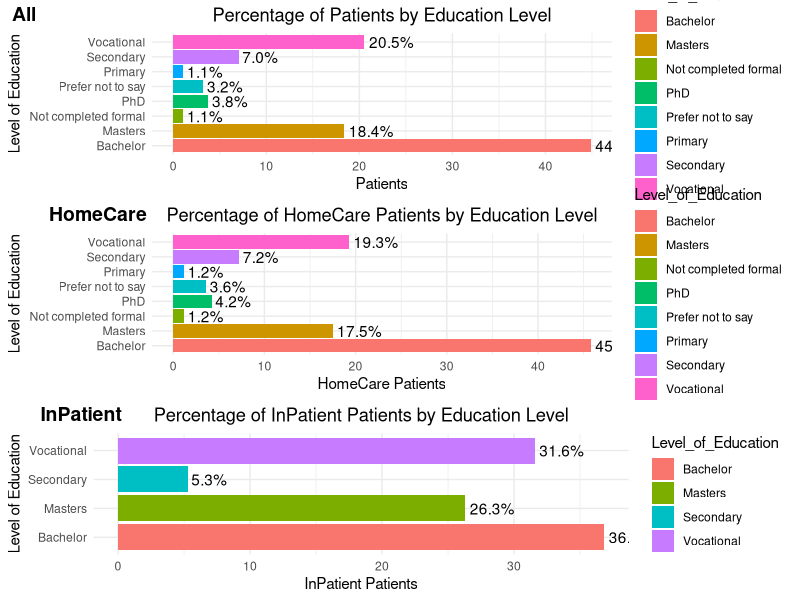
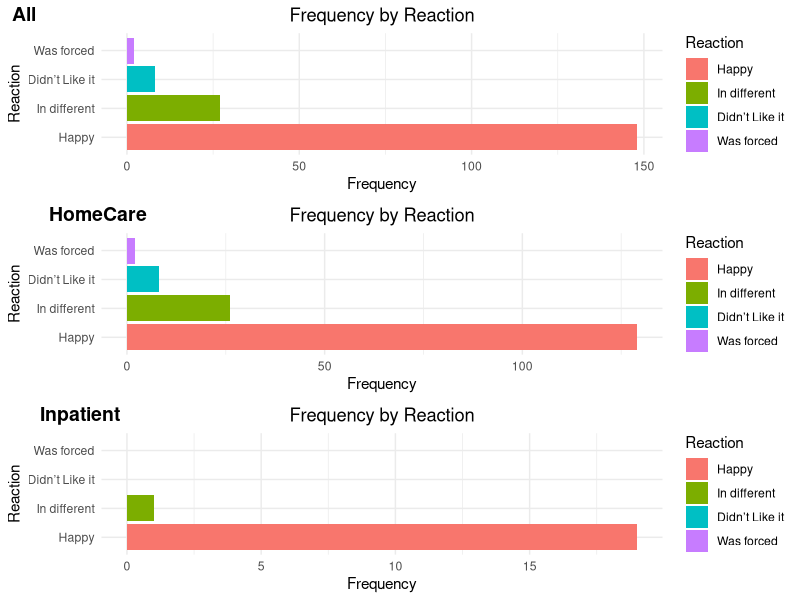
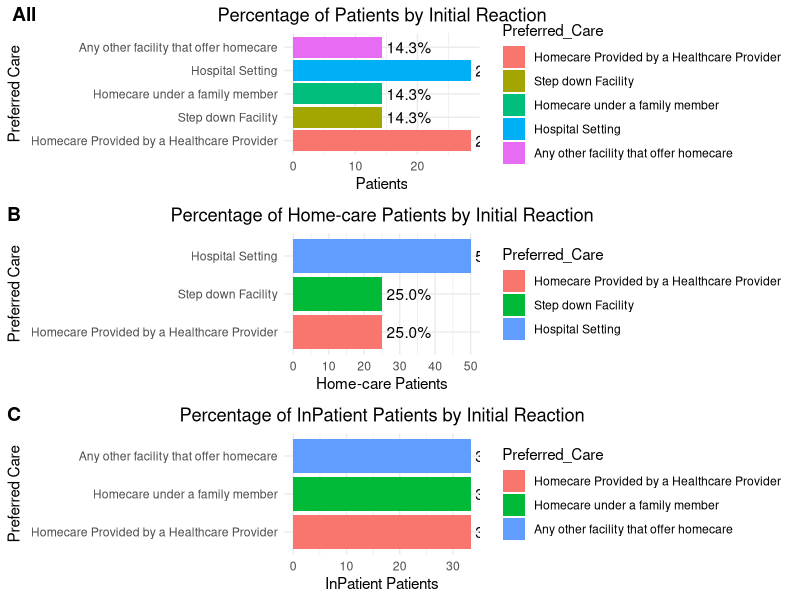
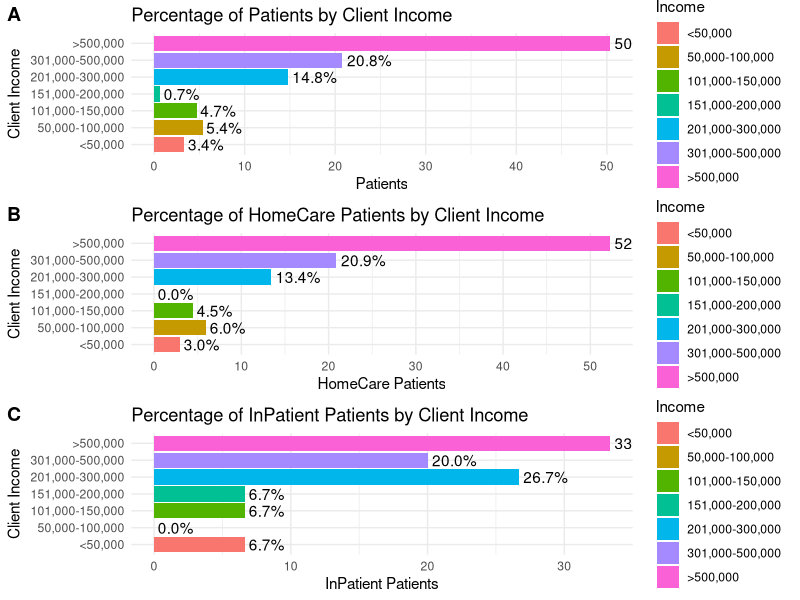
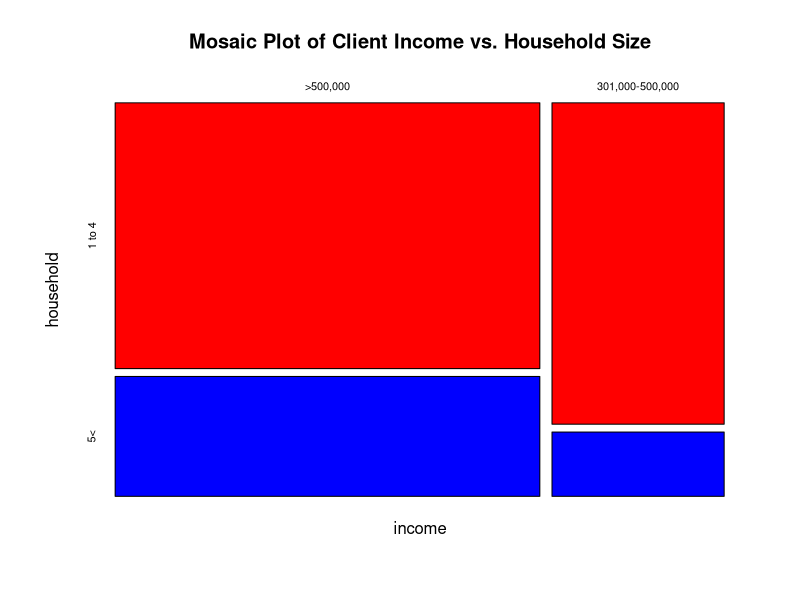
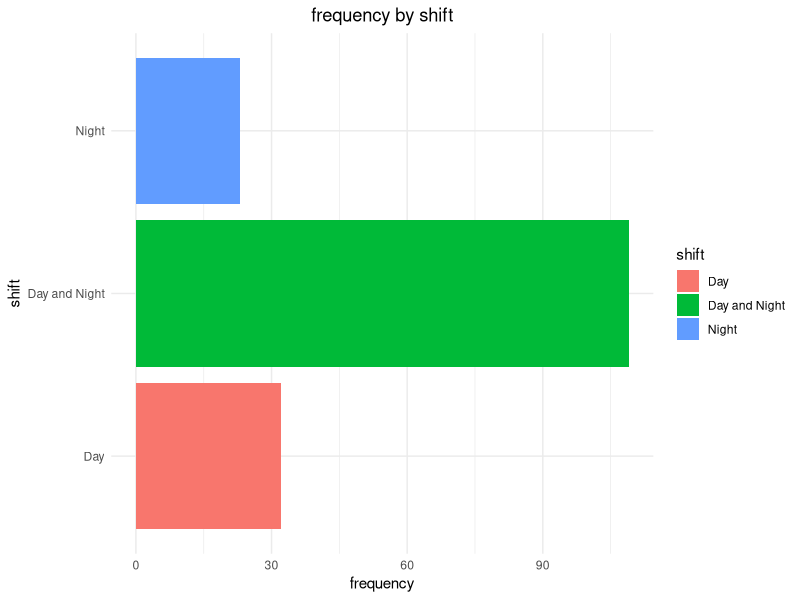
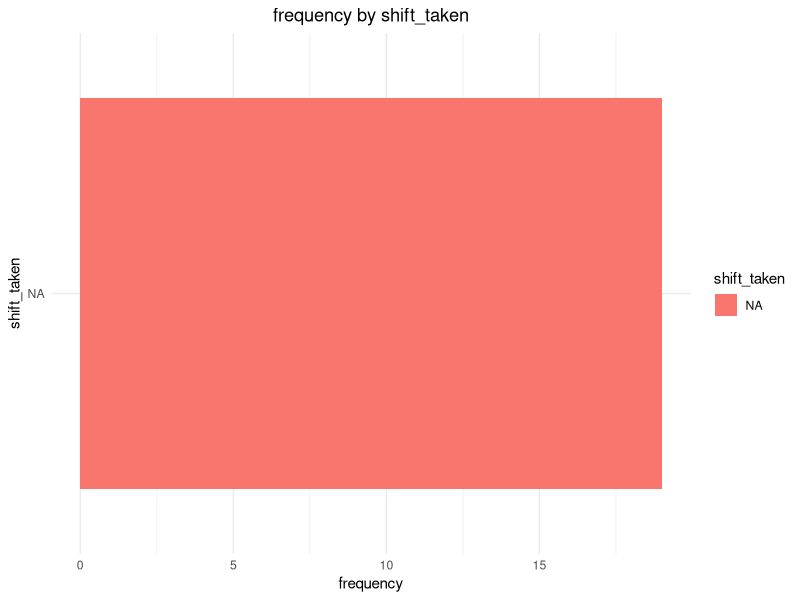

Reproduce these figures in R, in order.
## ---- chunk 1
knitr::opts_chunk$set(echo = TRUE)
## ---- chunk 2
library(readxl)
library(dplyr)
library(stringr)
library(ggplot2)
library(ggpubr)

Patient_Data <- read_excel("Task2_data.xlsx")
head(Patient_Data)
## ---- chunk 3
calculate_percentage <- function(data, column_name) {
  data <- as.data.frame(table(data[[column_name]]))
  data$Percentage = data$Freq / sum(data$Freq) * 100
  colnames(data) <- c("Level_of_Education", "Number_of_Patients", "Percentage")
  data <- data[order(data$Percentage), ]
  return(data)
}
## ---- chunk 4
#calculating percentage data
Education_data <- calculate_percentage(Patient_Data, "Client_Education")

Home_Care_Edu <- Patient_Data %>%
  filter(Facility_Type == "Home-care") %>%
  calculate_percentage("Client_Education")

In_patient_Edu <- Patient_Data %>%
  filter(Facility_Type == "Inpatient") %>%
  calculate_percentage("Client_Education")
## ---- chunk 5
#creating a function to plot the bar graph
create_percentage_bar_graph <- function(data, y_col) {
  ggplot(data, aes(x = Level_of_Education, y = Percentage, fill = Level_of_Education)) +
    geom_bar(stat = "identity") +
    coord_flip() +
    labs(x = "Level of Education", y = y_col, title = paste("Percentage of", y_col, "by Education Level")) +
    scale_y_continuous(breaks = seq(0, 100, 10)) +
    theme_minimal() +
    theme(plot.title = element_text(hjust = 0.5))+
    geom_text(aes(label = sprintf("%.1f%%", Percentage)), hjust = -0.1)
}
## ---- chunk 6
plot_all_patients <- create_percentage_bar_graph(Education_data, "Patients")
plot_homecare <- create_percentage_bar_graph(Home_Care_Edu, "HomeCare Patients")
plot_inpatient <- create_percentage_bar_graph(In_patient_Edu, "InPatient Patients")

ggarrange(plot_all_patients, plot_homecare, plot_inpatient, 
          labels = c("All", "HomeCare", "InPatient"), 
          ncol = 1, nrow = 3)
## ---- chunk 7
# Load necessary libraries
library(readxl)
library(dplyr)
library(stringr)
library(ggplot2)
library(ggpubr)

# Load the data
Patient_Data <- read_excel("Task2_data.xlsx")
as.data.frame(table(Patient_Data$Initial_Reaction)) 
## ---- chunk 8
# Define the expected values for Initial_Reaction
reaction_levels <- c("Happy", "In different", "Didn’t Like it", "Was forced")

# Convert Initial_Reaction to factor with defined levels
Patient_Data$Initial_Reaction <- factor(Patient_Data$Initial_Reaction, levels = reaction_levels)
as.data.frame(table(Patient_Data$Initial_Reaction))  
## ---- chunk 9
# Function to calculate percentages and format data
calculate_percentage <- function(data, column_name) {
  data <- as.data.frame(table(data[[column_name]]))
  data$Percentage = data$Freq / sum(data$Freq) * 100
  colnames(data) <- c("Reaction", "Frequency", "Percentage")
  data <- data[order(factor(data$Reaction, levels = reaction_levels)), ]
  return(data)
}

# Calculate percentage data for all patients
Initial_Reaction_Data <- calculate_percentage(Patient_Data, "Initial_Reaction")

# Calculate percentage data for Home Care patients
HomeCare_Initial_Reaction <- Patient_Data %>%
  filter(Facility_Type == "Home-care") %>%
  calculate_percentage("Initial_Reaction")

# Calculate percentage data for Inpatient patients
Inpatient_Initial_Reaction <- Patient_Data %>%
  filter(Facility_Type == "Inpatient") %>%
  calculate_percentage("Initial_Reaction")
## ---- chunk 10
# Function to create bar graph with percentage labels
create_percentage_bar_graph <- function(data, y_col) {
  ggplot(data, aes(x = Reaction, y = Percentage, fill = Reaction)) +
    geom_bar(stat = "identity") +
    coord_flip() +
    labs(x = "Initial Reaction", y = y_col, title = paste("Percentage of", y_col, "by Initial Reaction")) +
    scale_y_continuous(breaks = seq(0, 100, 10)) +
    theme_minimal() +
    theme(plot.title = element_text(hjust = 0.5))+
    geom_text(aes(label = sprintf("%.1f%%", Percentage)), hjust = -0.1)
}
## ---- chunk 11
create_frequency_bar_graphs = function(data, x_col, y_col){
  y_lab = y_col
  x_lab =  x_col
  ttl = paste(y_lab, "by", x_lab)
  ggplot(data, aes_string(x = x_col, y = y_col, fill = x_col)) +
  geom_bar(stat = "identity") +
  coord_flip()+
  labs(x = x_lab, y = y_lab, title = ttl) +
  theme_minimal()+
  theme(plot.title = element_text(hjust = 0.5))
}
## ---- chunk 12
# Create the plots
plot_all_patients <- create_frequency_bar_graphs(Initial_Reaction_Data, "Reaction", "Frequency")# create_percentage_bar_graph(Initial_Reaction_Data, "Patients")
plot_homecare <- create_frequency_bar_graphs(HomeCare_Initial_Reaction, "Reaction", "Frequency")# create_percentage_bar_graph(HomeCare_Initial_Reaction, "HomeCare Patients")
plot_inpatient <- create_frequency_bar_graphs(Inpatient_Initial_Reaction, "Reaction", "Frequency")# create_percentage_bar_graph(Inpatient_Initial_Reaction, "InPatient Patients")

# Arrange the plots using ggarrange
ggarrange(plot_all_patients, plot_homecare, plot_inpatient, 
          labels = c("All", "HomeCare", "Inpatient"), 
          ncol = 1, nrow = 3)
## ---- chunk 13
Patient_Data = Patient_Data %>%
  mutate(Preferred_Care = str_replace_all(Preferred_Care, "Homecare provided by a Healthcare Provider", "Homecare Provided by a Healthcare Provider"),
         Preferred_Care = str_replace_all(Preferred_Care, "Homecare Provided by family member", "Homecare under a family member")
         )
## ---- chunk 14
ordered_data <- Patient_Data %>%
  group_by(Preferred_Care) %>%
  summarise(count = n()) %>%
  arrange(desc(count)) %>%
  ungroup()
ordered_preferred_care <- ordered_data$Preferred_Care
ordered_preferred_care
## ---- chunk 15
preferred_care_levels <- c("Homecare Provided by a Healthcare Provider", "Step down Facility", "Homecare under a family member", "Hospital Setting", "Any other facility that offer homecare")

calculate_percentage <- function(data, column_name) {
  data <- as.data.frame(table(data[[column_name]]))
  data$Percentage <- data$Freq / sum(data$Freq) * 100
  colnames(data) <- c("Preferred_Care", "Frequency", "Percentage")
  # Sort by Percentage
  data <- data[order(data$Percentage), ]
  # Ensure the Preferred_Care is ordered by predefined levels
  data$Preferred_Care <- factor(data$Preferred_Care, levels = preferred_care_levels)
  return(data)
}

# Sample Patient_Data for testing
Patient_Data <- data.frame(
  Preferred_Care = c("Homecare Provided by a Healthcare Provider", "Step down Facility", "Homecare under a family member", "Hospital Setting", "Any other facility that offer homecare", "Homecare Provided by a Healthcare Provider", "Hospital Setting"),
  Facility_Type = c("Home-care", "Home-care", "Inpatient", "Home-care", "Inpatient", "Inpatient", "Home-care")
)

# Calculate percentage data for all patients
Preferred_Care_Data <- calculate_percentage(Patient_Data, "Preferred_Care")

# Calculate percentage data for Home Care patients
HomeCare_Preferred_Care <- Patient_Data %>%
  filter(Facility_Type == "Home-care") %>%
  calculate_percentage("Preferred_Care")

# Calculate percentage data for Inpatient patients
Inpatient_Preferred_Care <- Patient_Data %>%
  filter(Facility_Type == "Inpatient") %>%
  calculate_percentage("Preferred_Care")

# Display the results
Preferred_Care_Data
HomeCare_Preferred_Care
Inpatient_Preferred_Care

## ---- chunk 16
create_percentage_bar_graph <- function(data, y_col) {
  ggplot(data, aes(x = Preferred_Care, y = Percentage, fill = Preferred_Care)) +
    geom_bar(stat = "identity") +
    coord_flip() +
    labs(x = "Preferred Care", y = y_col, title = paste("Percentage of", y_col, "by Initial Reaction")) +
    scale_y_continuous(breaks = seq(0, 100, 10)) +
    theme_minimal() +
    theme(plot.title = element_text(hjust = 0.5))+
    geom_text(aes(label = sprintf("%.1f%%", Percentage)), hjust = -0.1)
}
# Create the plots
plot_all_patients <- create_percentage_bar_graph(Preferred_Care_Data, "Patients")
plot_homecare <- create_percentage_bar_graph(HomeCare_Preferred_Care, "Home-care Patients")
plot_inpatient <- create_percentage_bar_graph(Inpatient_Preferred_Care, "InPatient Patients")

# Arrange the plots using ggarrange
ggarrange(plot_all_patients, plot_homecare, plot_inpatient,
          labels = c("All", "B", "C"),
          ncol = 1, nrow = 3)
## ---- chunk 17
# Load necessary libraries
library(readxl)
library(dplyr)
library(stringr)
library(ggplot2)
library(ggpubr)

# Load the data
Patient_Data <- read_excel("Task2_data.xlsx")
## ---- chunk 18
# Clean and correct client income values
Patient_Data = Patient_Data %>%
  mutate(Client_Income = str_remove_all(Client_Income, "[[:space:]]"),
         Client_Income = str_replace_all(Client_Income, "5000,000", "500,000"),
         Client_Income = str_replace_all(Client_Income, "500000", "500,000"),
         Client_Income = str_replace_all(Client_Income, "200000", "200,000"),
         Client_Income = str_replace_all(Client_Income, "3000,000", "300,000"),
         Client_Income = str_replace_all(Client_Income, "101,000<150,000", "101,000-150,000"),
         Client_Income = str_replace_all(Client_Income, "100,000-", "101,000-"),
         Client_Income = str_replace_all(Client_Income, "200,000-", "201,000-"),
         Client_Income = str_replace_all(Client_Income, "300,000-", "301,000-"),
         Client_Income = str_replace_all(Client_Income, ">50,000", "<50,000"),
         Client_Income = str_replace_all(Client_Income, "51,000", "50,000"),
         Client_Income = str_replace_all(Client_Income, "10,000", "151,000"),
         Client_Income = ifelse(str_detect(Client_Income, ">500,000"), ">500,000", Client_Income),
         Client_Income = ifelse(str_detect(Client_Income, "<50,000"), "<50,000", Client_Income))
## ---- chunk 19
as.data.frame(table(Patient_Data$Client_Income))
## ---- chunk 20
# Define the correct order of income levels
income_levels <- c("<50,000", "50,000-100,000", "101,000-150,000", "151,000-200,000","201,000-300,000", "301,000-500,000", ">500,000")

# Convert Client_Income to factor with defined levels
Patient_Data$Client_Income <- factor(Patient_Data$Client_Income, levels = income_levels)
## ---- chunk 21
# Function to calculate percentages and format data
calculate_percentage <- function(data, column_name) {
  data <- as.data.frame(table(data[[column_name]]))
  data$Percentage = data$Freq / sum(data$Freq) * 100
  colnames(data) <- c("Income", "Frequency", "Percentage")
  data <- data[order(factor(data$Income, levels = income_levels)), ]
  return(data)
}

# Calculate percentage data for all patients
Income_Data <- calculate_percentage(Patient_Data, "Client_Income")

# Calculate percentage data for Home Care patients
HomeCare_Income <- Patient_Data %>%
  filter(Facility_Type == "Home-care") %>%
  calculate_percentage("Client_Income")

# Calculate percentage data for Inpatient patients
In_patient_Income <- Patient_Data %>%
  filter(Facility_Type == "Inpatient") %>%
  calculate_percentage("Client_Income")
## ---- chunk 22
# Function to create bar graph with percentage labels
create_percentage_bar_graph <- function(data, y_col) {
  ggplot(data, aes(x = Income, y = Percentage, fill = Income)) +
    geom_bar(stat = "identity") +
    coord_flip() +
    labs(x = "Client Income", y = y_col, title = paste("Percentage of", y_col, "by Client Income")) +
    scale_y_continuous(breaks = seq(0, 100, 10)) +
    theme_minimal() +
    geom_text(aes(label = sprintf("%.1f%%", Percentage)), hjust = -0.1)
}
## ---- chunk 23
#  Create the plots
plot_all_patients <- create_percentage_bar_graph(Income_Data, "Patients")
plot_homecare <- create_percentage_bar_graph(HomeCare_Income, "HomeCare Patients")
plot_inpatient <- create_percentage_bar_graph(In_patient_Income, "InPatient Patients")

# Arrange the plots using ggarrange
ggarrange(plot_all_patients, plot_homecare, plot_inpatient, 
          labels = c("A", "B", "C"), 
          ncol = 1, nrow = 3)
## ---- chunk 24
Patient_Data = Patient_Data %>% 
  mutate(Client_Household = str_replace_all(Client_Household, "2to4", "2 to 4"))
## ---- chunk 25
corr_data = data.frame(income = Patient_Data$Client_Income,household = Patient_Data$Client_Household)
table(corr_data)
## ---- chunk 26
corr_data = corr_data %>% mutate(
  household = str_replace_all(household, ">7", "5<"),
  household = str_replace_all(household, "5 to 7", "5<"),
  household = str_replace_all(household, "1", "1 to 4"),
  household = str_replace_all(household, "2 to 4", "1 to 4"),
  income = str_replace_all(income, "<50,000", "0-100,000"),
  income = str_replace_all(income, "50,000-100,000", "0-100,000"),
)
corr_data = na.omit(corr_data)

table(corr_data)
## ---- chunk 27
table(corr_data)[-c(3, 4), ]

## ---- chunk 28
corr_data = corr_data[corr_data$income %in% c(">500,000", " 0-100,000 ", "201,000-300,000 ", "301,000-500,000"),]
chisq.test(corr_data$income, corr_data$household)
## ---- chunk 29
library(vcd)
mosaicplot(table(corr_data), main = "Mosaic Plot of Client Income vs. Household Size", color = c("red", "blue"))
## ---- chunk 30
Patient_Data = Patient_Data %>%
  mutate(Alcohol = ifelse(Alcohol %in% c("Often", "More often", "Less extent"), "Others", Alcohol))
Patient_Data$Alcohol[1:10]

Patient_Data$Length_Separated = factor(Patient_Data$Length_Separated, levels = c("<6m", "1<3", "3<5", "More than 5 years"))
## ---- chunk 31
HomeCare_data = Patient_Data %>% filter(Facility_Type == "Home-care")
InPatient_data = Patient_Data %>% filter(Facility_Type == "Inpatient")
## ---- chunk 32
library(survival)
cox_regression = function(data, response){
  form = as.formula(paste("Surv(duration, event_observed) ~", response))
  rex_cox =  coxph(formula = form, data = data)
  return(summary(rex_cox))
}
## ---- chunk 33
print("cox regression for ALL PATIENTS Client Income")
cox_regression(Patient_Data, "Client_Income")
## ---- chunk 34
print("cox regression for IN-PATIENTS Client Income")
cox_regression(InPatient_data, "Client_Income")
## ---- chunk 35
print("cox regression for HOMECARE PATIENTS Client Income")
cox_regression(HomeCare_data, "Client_Income")
## ---- chunk 36
cox_regression(Patient_Data, "Client_Education")
## ---- chunk 37
cox_regression(InPatient_data, "Client_Education")
## ---- chunk 38
cox_regression(HomeCare_data, "Client_Education")
## ---- chunk 39
as.data.frame(table(Patient_Data$Length_Separated))
## ---- chunk 40
cox_regression(Patient_Data, "Length_Separated")
## ---- chunk 41
cox_regression(HomeCare_data, "Length_Separated")
## ---- chunk 42
cox_regression(InPatient_data, "Length_Separated")
## ---- chunk 43
cox_regression(Patient_Data[!is.na(Patient_Data$Alcohol),], "Alcohol")
## ---- chunk 44
cox_regression(HomeCare_data[!is.na(HomeCare_data$Alcohol),], "Alcohol")
## ---- chunk 45
cox_regression(InPatient_data[!is.na(InPatient_data$Alcohol),], "Alcohol")
## ---- chunk 46
as.data.frame(table(Patient_Data$Shift_Taken))
## ---- chunk 47
shift_taken = as.data.frame(table(Patient_Data$Shift_Taken))
colnames(shift_taken) = c("shift", "frequency")  
shift_taken = shift_taken[shift_taken$shift %in% as.factor(c("Day", "Day and Night", "Night")),] 
shift_taken
## ---- chunk 48
create_frequency_bar_graphs(shift_taken,"shift", "frequency" )
## ---- chunk 49
HomeCare_shift_taken = Patient_Data %>%   filter(Facility_Type == "Home-care") %>%   .$Shift_Taken %>%   table() %>%   as.data.frame() 
colnames(HomeCare_shift_taken) = c("shift_taken", "frequency")    
HomeCare_shift_taken 
## ---- chunk 50
InPatient_shift_taken = Patient_Data %>%   filter(Facility_Type == "Inpatient") %>%   .$Shift_Taken %>%   table() %>%   as.data.frame() 
colnames(InPatient_shift_taken) = c("shift_taken", "frequency")    
InPatient_shift_taken 
create_frequency_bar_graphs(InPatient_shift_taken, "shift_taken", "frequency")
## ---- chunk 51
create_crosstab <- function(data, shift_col, res_col, facility_col) {
  
  # Helper function to process the data
  process_data <- function(data, shift_col, res_col, facility_filter = NULL) {
    if (!is.null(facility_filter)) {
      data <- data %>% filter(!!sym(facility_col) == facility_filter)
    }
    data <- data %>%
      filter(!is.na(!!sym(shift_col))) %>%
      select(!!sym(shift_col), !!sym(res_col))
    colnames(data) <- c("shift", "res")
    return(data)
  }
  
  # Process data for all patients
  shift_by <- process_data(data, shift_col, res_col)
  
  # Process data for home-care patients
  Homecare_shift_by <- process_data(data, shift_col, res_col, "Home-care")
  
  # Process data for inpatient patients
  InPatient_shift_by <- process_data(data, shift_col, res_col, "Inpatient")
  
  # Create cross-tabulations
  all_patient_crosstab <- as.data.frame(table(shift_by$res, shift_by$shift))
  colnames(all_patient_crosstab) <- c(res_col, "Shift", "Count")
  all_patient_crosstab <- all_patient_crosstab[order(all_patient_crosstab[[res_col]]), ]
  
  homecare_crosstab <- as.data.frame(table(Homecare_shift_by$res, Homecare_shift_by$shift))
  colnames(homecare_crosstab) <- c(res_col, "Shift", "Count")
  homecare_crosstab <- homecare_crosstab[order(homecare_crosstab[[res_col]]), ]
  
  inpatient_crosstab <- as.data.frame(table(InPatient_shift_by$res, InPatient_shift_by$shift))
  colnames(inpatient_crosstab) <- c(res_col, "Shift", "Count")
  inpatient_crosstab <- inpatient_crosstab[order(inpatient_crosstab[[res_col]]), ]
  
  return(list(
    all_patients = all_patient_crosstab,
    homecare_patients = homecare_crosstab,
    inpatient_patients = inpatient_crosstab
  ))
}
## ---- chunk 52
gender_crosstab = create_crosstab(Patient_Data, "Shift_Taken", "Sex_Patient", "Facility_Type")
print("Cross tablulation of ALL patients")
gender_crosstab$all_patients
## ---- chunk 53
print("Cross tablulation of in-patients")
gender_crosstab$inpatient_patients
## ---- chunk 54
print("Cross tablulation of Home-care patients")
gender_crosstab$homecare_patients
## ---- chunk 55
marital_crosstab = create_crosstab(Patient_Data, "Shift_Taken", "Marital", "Facility_Type")
## ---- chunk 56
print("Cross tablulation of ALL patients")
marital_crosstab$all_patients
## ---- chunk 57
print("Cross tablulation of in-patients")
marital_crosstab$inpatient_patients
## ---- chunk 58
print("Cross tablulation of Home-care patients")
marital_crosstab$homecare_patients
## ---- chunk 59
as.data.frame(table(Patient_Data$Patient_Severity))
## ---- chunk 60
cox_regression(Patient_Data, "Patient_Severity")
## ---- chunk 61
current_condition_crosstab = create_crosstab(Patient_Data, "Shift_Taken", "Current_Condition...18", "Facility_Type")
## ---- chunk 62
current_condition_crosstab$all_patients %>% filter(Count > 5)
## ---- chunk 63
library(tidyr)
qn40_all_pat = as.table(as.matrix(current_condition_crosstab$all_patients %>% filter(Count > 5) %>% pivot_wider(names_from = Shift, values_from = Count)))

chisq.test(table(qn40_all_pat))
## ---- chunk 64
current_condition_crosstab$homecare_patients%>% filter(Count > 5)
## ---- chunk 65
as.table(as.matrix(current_condition_crosstab$homecare_patients%>% filter(Count > 5) %>% pivot_wider(names_from = Shift, values_from = Count)))
## ---- chunk 66
qn40_home_pat = as.table(as.matrix(current_condition_crosstab$homecare_patients%>% filter(Count > 5) %>% pivot_wider(names_from = Shift, values_from = Count)))

chisq.test(table(qn40_home_pat))
## ---- chunk 67
current_condition_crosstab$inpatient_patients%>% filter(Count > 5)
## ---- chunk 68
as.table(as.matrix(current_condition_crosstab$inpatient_patients%>% filter(Count > 5) %>% pivot_wider(names_from = Shift, values_from = Count)))
## ---- chunk 69
qn40_inpatient_pat = as.table(as.matrix(current_condition_crosstab$inpatient_patients%>% filter(Count > 5) %>% pivot_wider(names_from = Shift, values_from = Count)))

chisq.test(table(qn40_inpatient_pat))
